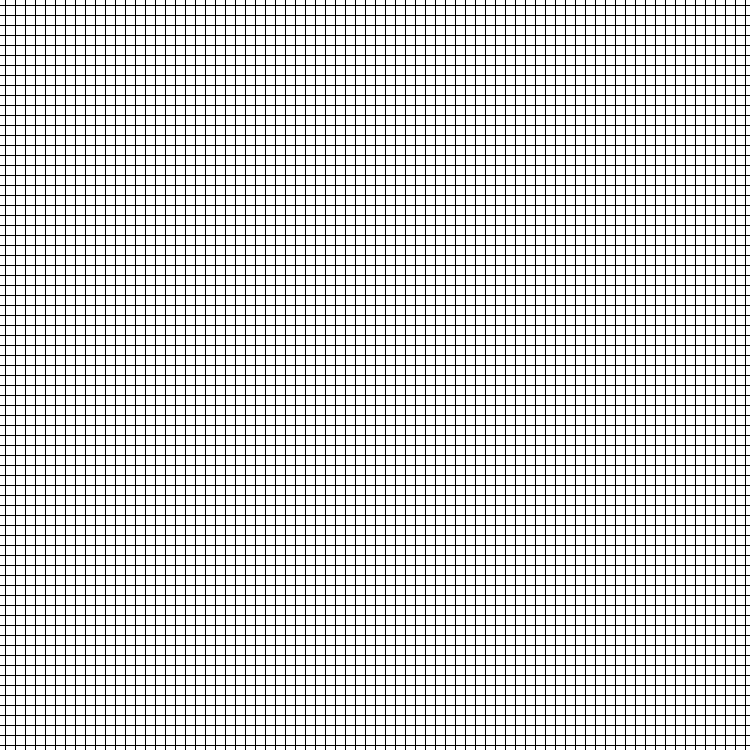
Frame 1 (no input)
Frame 60 (the mouse pressed at the canvas centre just before this capture): identical to frame 1, image omitted
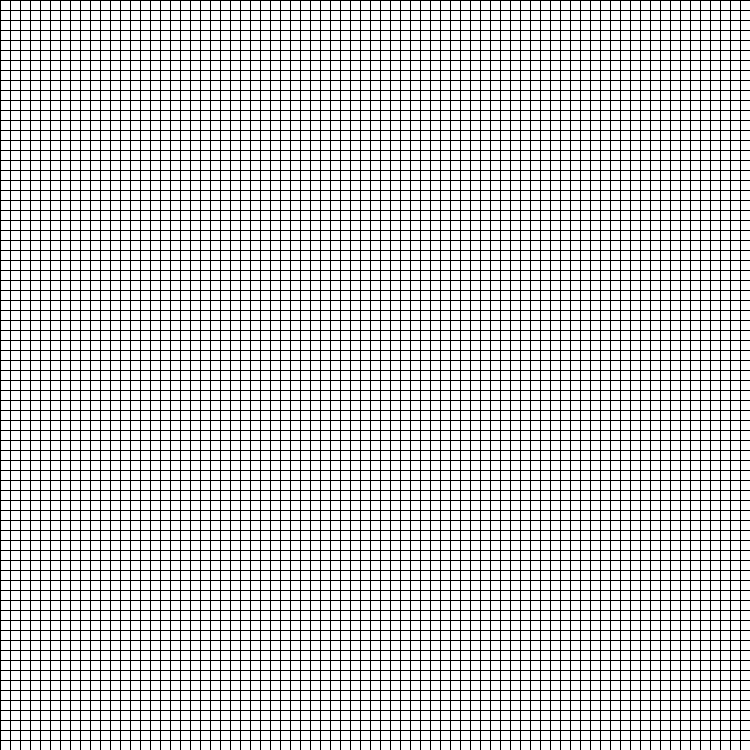
Frame 120 (the mouse held since frame 60 and released just before this capture)

The Processing sketch that drew these frames (run headless with seeded random() and noise(); from frame 60 on, the mouse is pressed at the canvas centre):

// Processing sketch: hashmap
// ── hashmap.pde
HashMap<String, Integer> grid;

float offsetX, offsetY;
float tileSize = 10;
int diffX, diffY;

PVector previousMouse;
float zoom = 1;

int colors[] = {255, 0, #00FF00, #FF0000, #0000FF, #FFE51F};

void drag(float _offsetX, float _offsetY) {
  offsetX += _offsetX;
  offsetY += _offsetY;
  diffX -= (mouseX - pmouseX) / zoom;
  diffY -= (mouseY - pmouseY) / zoom;
}

void showGrid() {
  
  float effectiveTileSize = tileSize * zoom;

  int startX = floor((diffX - width/2) / effectiveTileSize) - 1;
  int fimX = ceil((diffX + width/2) / effectiveTileSize) + 1;
  int startY = floor((diffY - height/2) / effectiveTileSize) - 1;
  int fimY = ceil((diffY + height/2) / effectiveTileSize) + 1;

  for (int x = startX; x <= fimX; x++) {
    for (int y = startY; y <= fimY; y++) {
      float screenX = x * effectiveTileSize - diffX + width/2;
      float screenY = y * effectiveTileSize - diffY + height/2;

      
      String key = x + "," + y;
      int value = grid.containsKey(key) ? grid.get(key) : 0;

      
      fill(colors[value]);
      rect(screenX, screenY, effectiveTileSize, effectiveTileSize);
    }
  }
}

void mousePressed() {
  previousMouse = new PVector(mouseX, mouseY);
}

void mouseWheel(MouseEvent event) {
  float scroll = event.getCount()/10.0;
  if (zoom+scroll > .2 && zoom+scroll < 1.8) zoom += scroll;
}

void mouseReleased(){
  float inWorldX = (mouseX-width/2.0+diffX)/zoom;
  float inWorldY = (mouseY-height/2.0+diffY)/zoom;
  
  int x = floor(inWorldX/tileSize);
  int y = floor(inWorldY/tileSize);
  
  String key = x+","+y;
  grid.put(key, (grid.containsKey(key) ? (grid.get(key)+1+colors.length)%colors.length : 1));
}

void setup() {
  size(750, 750);
  grid = new HashMap<String, Integer>();
  previousMouse = new PVector(mouseX, mouseY);
}

void draw() {
  background(#072450);
  showGrid();

  if (mousePressed) drag((previousMouse.x-mouseX)/10.0, (previousMouse.y-mouseY)/10.0);
}
